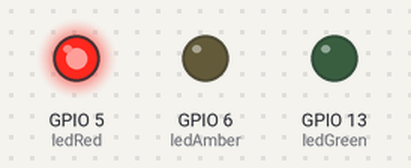
The program below on a simulated Raspberry Pi (BCM pin numbers). On the bench: output pins drawn as LEDs (lit = HIGH).

Above: at 0.05 s.
At 0.75 s:
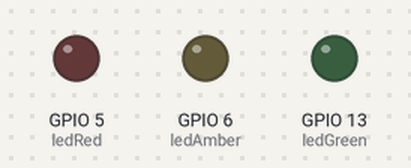
At 1.45 s:
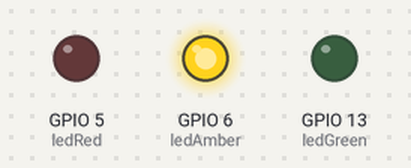
At 2.85 s:
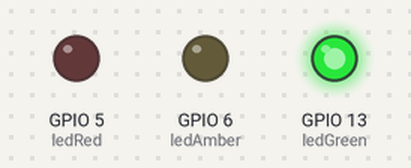
Timing chart, 0 to 3.1 s (numbered marks = the images above):
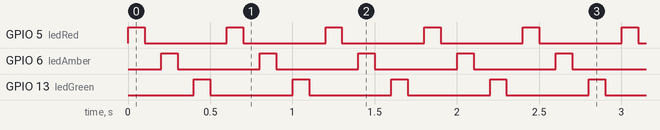

Measured:
- by itself, GPIO 5 (ledRed), GPIO 6 (ledAmber), GPIO 13 (ledGreen): alternates HIGH for 0.10 s and LOW for 0.50 s

The program:

racetrack.py
```python
#!/usr/bin/env python3

from gpiozero import LED
from time import sleep

ledRed = LED(5)
ledAmber = LED(6)
ledGreen = LED(13)

def spacing():
	sleep(0.1)

def redAmberGreen():
	ledRed.on()
	spacing()
	ledRed.off()
	spacing()
	ledAmber.on()
	spacing()
	ledAmber.off()
	spacing()
	ledGreen.on()
	spacing()
	ledGreen.off()
	spacing()

while True:
	redAmberGreen()
```
